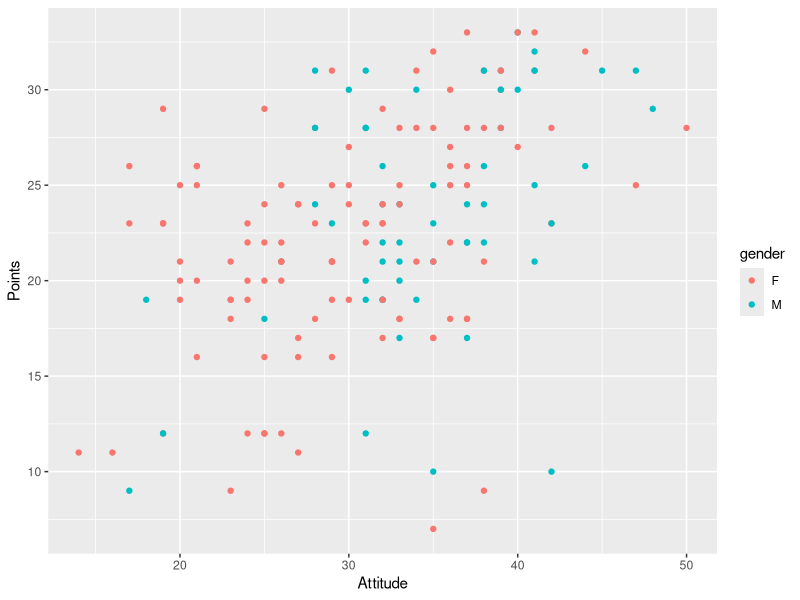
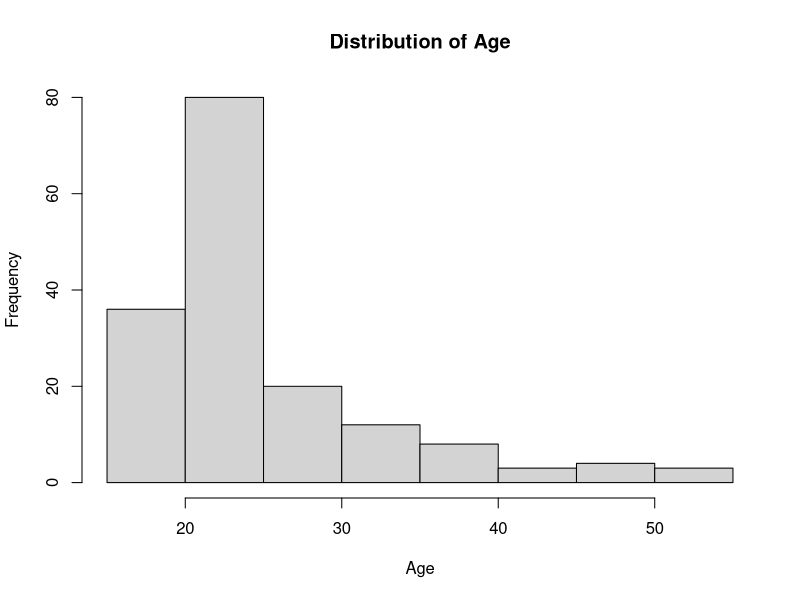
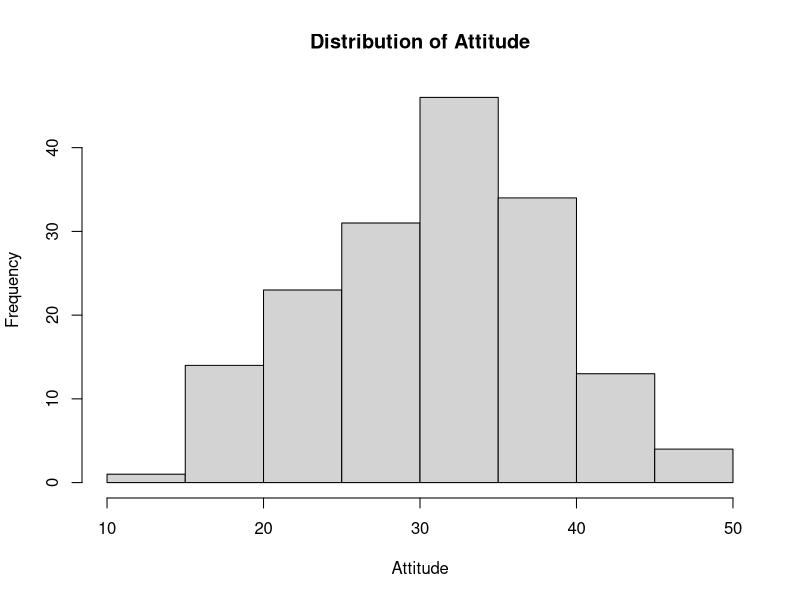
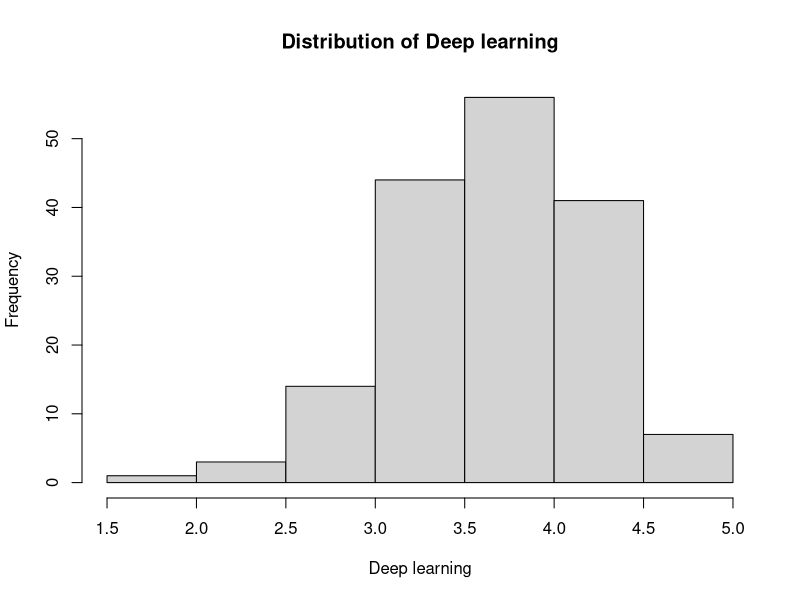
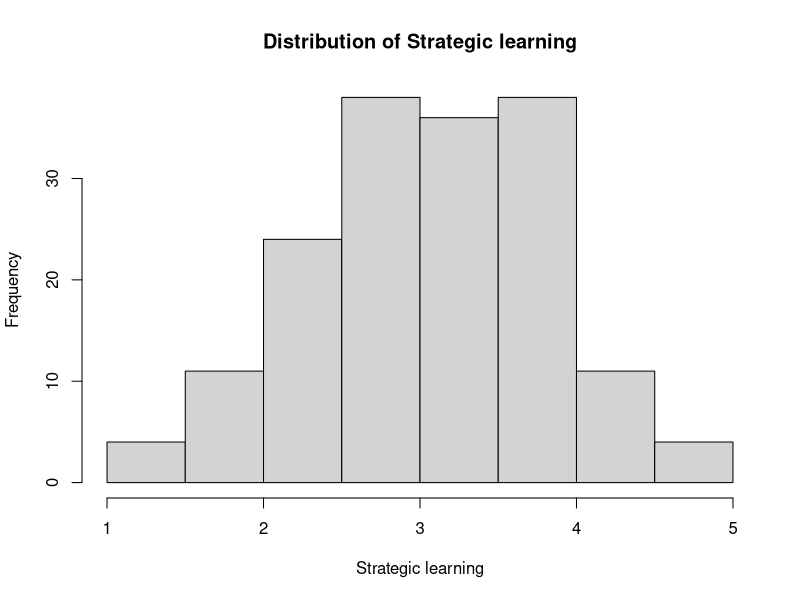
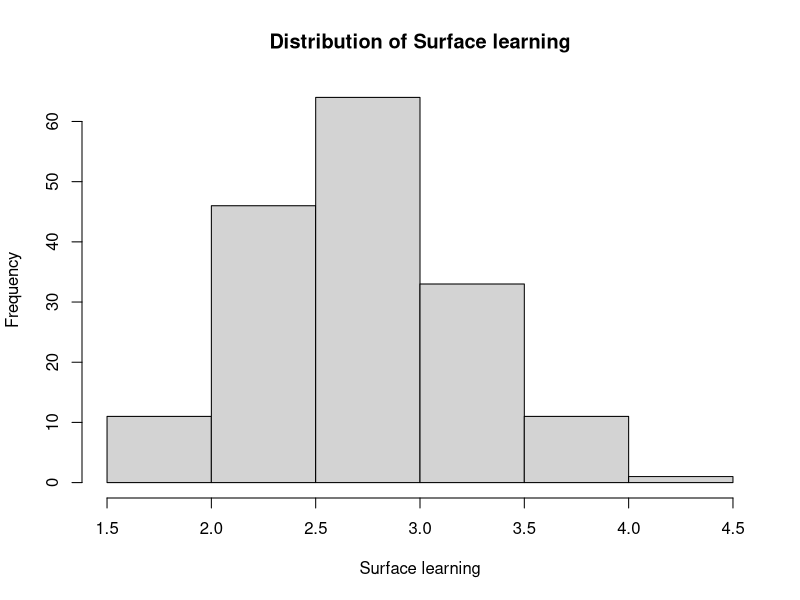
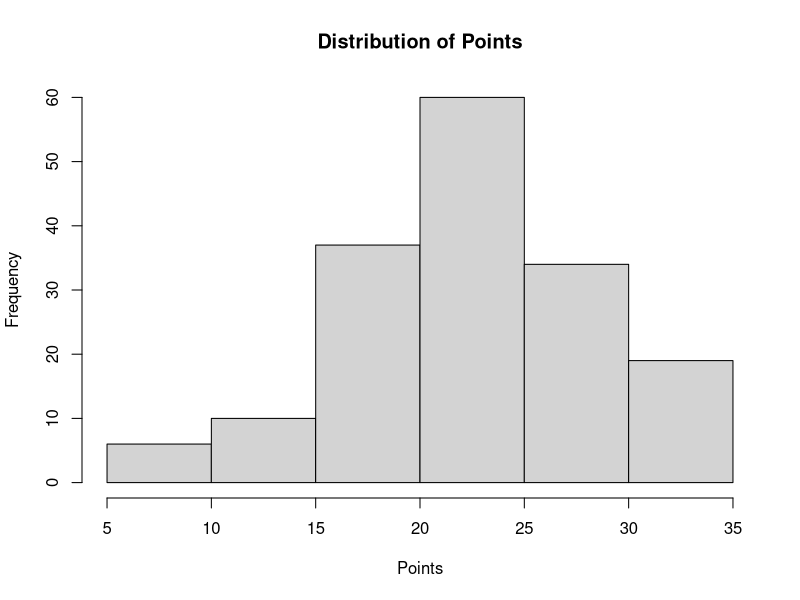
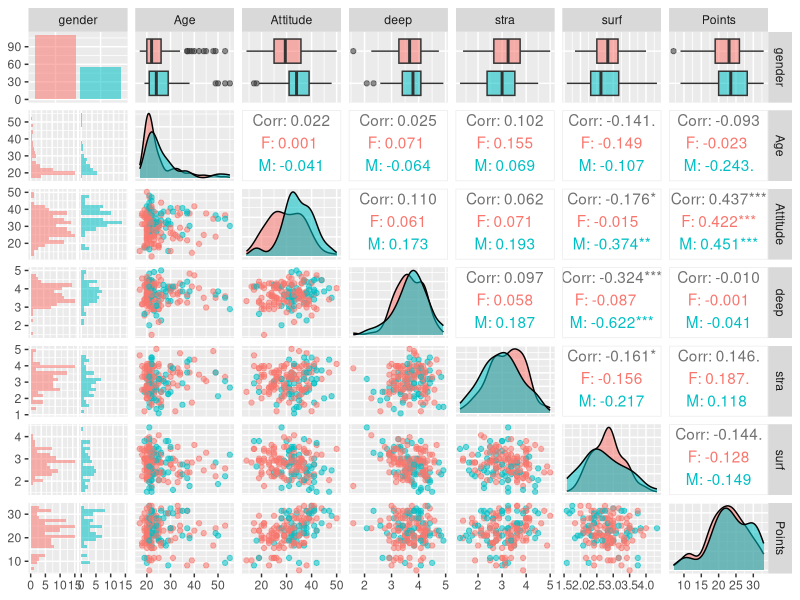

These charts were generated, in order, by the following R code:
## ---- chunk 1
setwd("~/IODS-project/data")
library(ggplot2)
library("dplyr")
library(GGally)
my_learning <- read.table("learning2014.csv")
## ---- chunk 2
str(my_learning)
## ---- chunk 3
dim(my_learning)
## ---- chunk 4
ggplot(my_learning, aes(x = Attitude, y = Points, col = gender)) +
  geom_point()
## ---- chunk 5
summary(my_learning)
## ---- chunk 6
hist(my_learning$Age, xlab = "Age", main = "Distribution of Age")
## ---- chunk 7
hist(my_learning$Attitude, xlab = "Attitude", main = "Distribution of Attitude")
## ---- chunk 8
hist(my_learning$deep, xlab = "Deep learning", main = "Distribution of Deep learning")
## ---- chunk 9
hist(my_learning$stra, xlab = "Strategic learning", main = "Distribution of Strategic learning")
## ---- chunk 10
hist(my_learning$surf, xlab = "Surface learning", main = "Distribution of Surface learning")
## ---- chunk 11
hist(my_learning$Points, xlab = "Points", main = "Distribution of Points")
## ---- chunk 12
ggpairs(my_learning, mapping = aes(col = gender, alpha = 0.3), lower = list(combo = wrap("facethist", bins = 20)))
## ---- chunk 13
model <- lm(Points ~ Attitude + stra + deep, data = my_learning)
## ---- chunk 14
summary(model)
## ---- chunk 15
modelnostranodeep <- lm(Points ~ Attitude, data = my_learning)
summary(modelnostranodeep)
## ---- chunk 16
model <- lm(Points ~ Attitude + stra + deep, data = my_learning)
summary(model)
## ---- chunk 17
model <- lm(Points ~ Attitude + stra + deep, data = my_learning)
## ---- chunk 18
plot(model, which = c(1))
## ---- chunk 19
plot(model, which = c(2))
## ---- chunk 20
plot(model, which = c(5))
